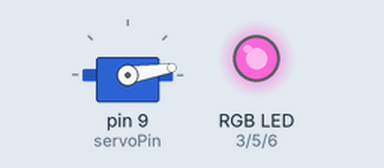
The sketch below on a simulated Arduino Uno, built with avr-gcc and run on an emulated ATmega328P. Shown: servo, an RGB LED mixed from three pins (HIGH = lit). Dim RGB values are drawn brighter than linear; random numbers use the default seed unless the sketch sets one.

Above: at 0.15 s.
At 5.6 s:
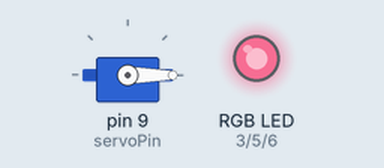
At 13.2 s:
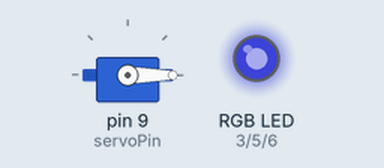
At 20.8 s:
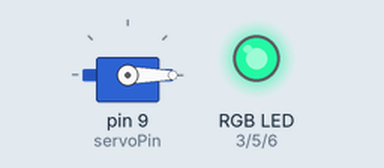
At 28.3 s:
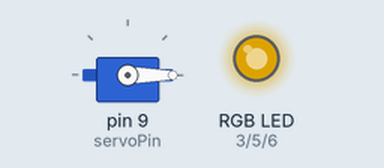
At 35.9 s:
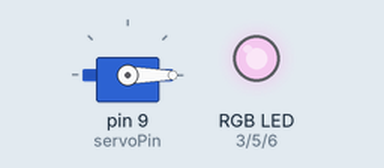
Timing chart, 0 to 40.0 s (numbered marks = the images above):
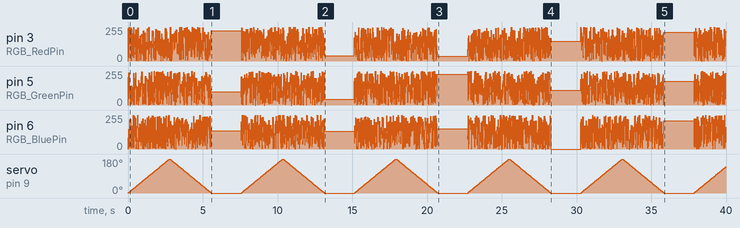

The sketch:

RGBthing.ino
```cpp
#include <Servo.h>

/* Declaring RGB PINS */
#define RGB_RedPin 3
#define RGB_GreenPin 5
#define RGB_BluePin 6

/* Declaring Servo PIN */
#define servoPin 9

/* Declaring Servo */
Servo CubotServo;
int pos = 0;

/************
  FUNCTIONS
*************/

/* This function takes 3 parameters that decide the RGB values */
void rgbVal(int R, int G, int B)
{
  analogWrite(RGB_RedPin, R);
  analogWrite(RGB_GreenPin, G);
  analogWrite(RGB_BluePin, B);
}

/* This function generates number from 0 to 255*/
int rgbColRand()
{
  int x = random(0, 266);
  return x;
}

/* This function rotates the servo to 180 degree */
void servoRotation()
{
  for (pos = 0; pos <= 180; pos += 1) // goes from 0 degrees to 180 degrees in steps of 1 degree
  {
    CubotServo.write(pos);             // tell servo to go to position in variable 'pos'
    rgbVal(rgbColRand(), rgbColRand(), rgbColRand());
    delay(15);                      // waits 15ms for the servo to reach the position
  }

  for (pos = 180; pos >= 0; pos -= 1) // goes from 180 degrees to 0 degrees
  {
    CubotServo.write(pos);              // tell servo to go to position in variable 'pos'
    rgbVal(rgbColRand(), rgbColRand(), rgbColRand());
    delay(15);                       // waits 15ms for the servo to reach the position
  }
}

/**************************
  END OF HELPER FUNCTIONS
***************************/


void setup()
{
    // start recieving bluetooth communication
  Serial.begin(9600);

  randomSeed(analogRead(0)); // seed random numbers for rgbColRand()

  CubotServo.attach(servoPin);

  pinMode(RGB_RedPin, OUTPUT);
  pinMode(RGB_GreenPin, OUTPUT);
  pinMode(RGB_BluePin, OUTPUT);
}

void loop()
{
  servoRotation();
  delay(2000);
}
```
